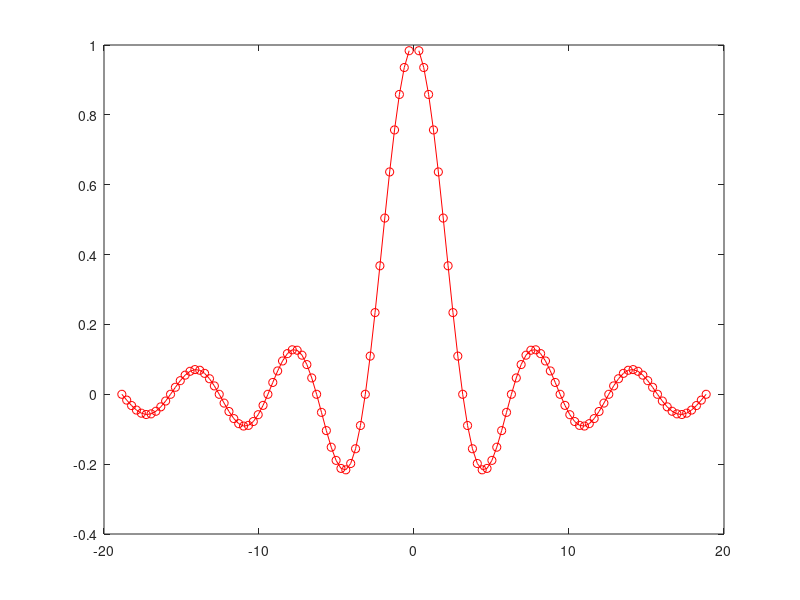

The MATLAB source for this figure:
xe=3*2*pi;
dx=2*pi/20;
x=-xe:dx:xe;
y=sin(x)./x;
figure(10)
plot(x,y,'-or')

%%
x=-10:0.1:10;
y=sin(x)./x;
%%
xF=[];
yF=[];
for k=1:200,
    xF(k)=-10+(k-1)*0.1;
    yF(k)=sin(xF(k))/xF(k);
end